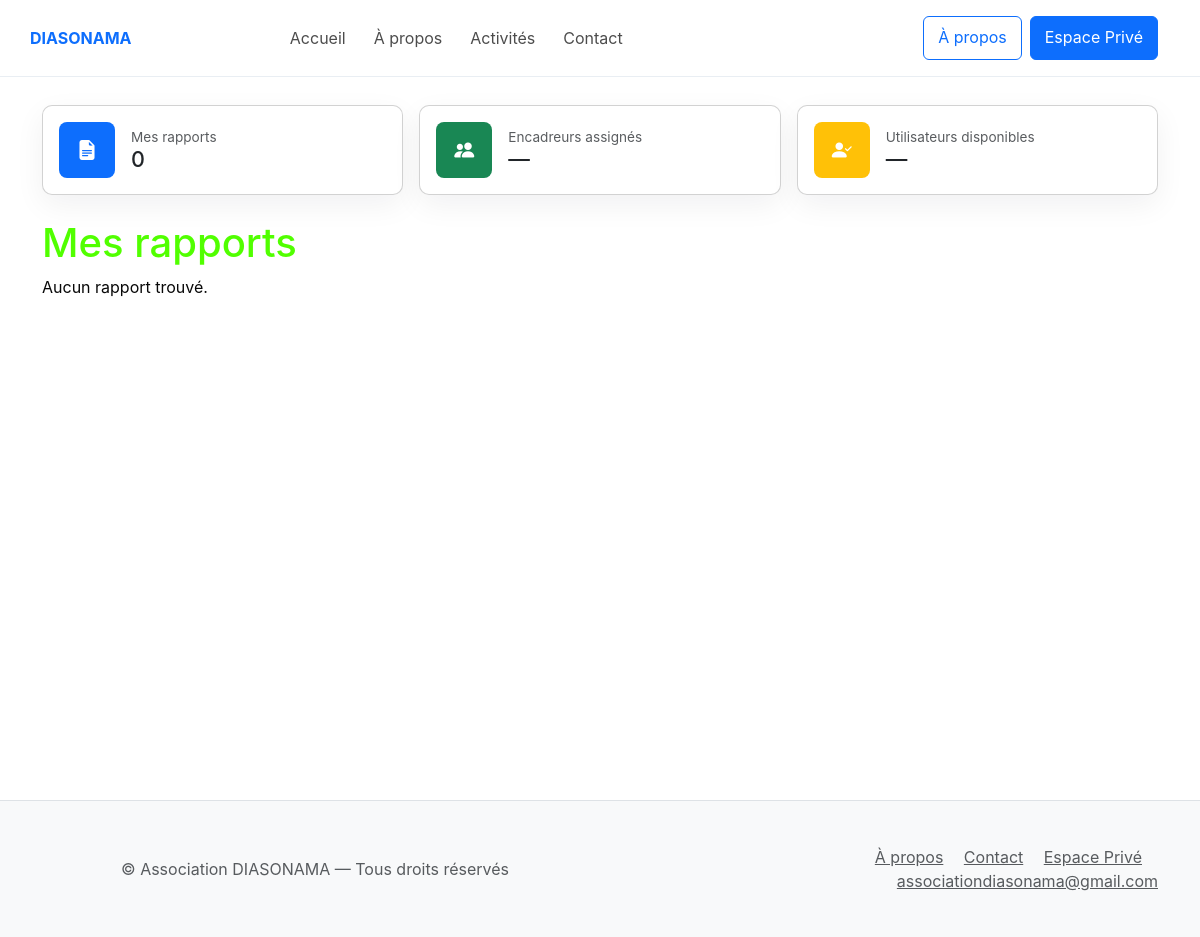
/reports/my/ (signed in), run on an earlier commit of the app's database.
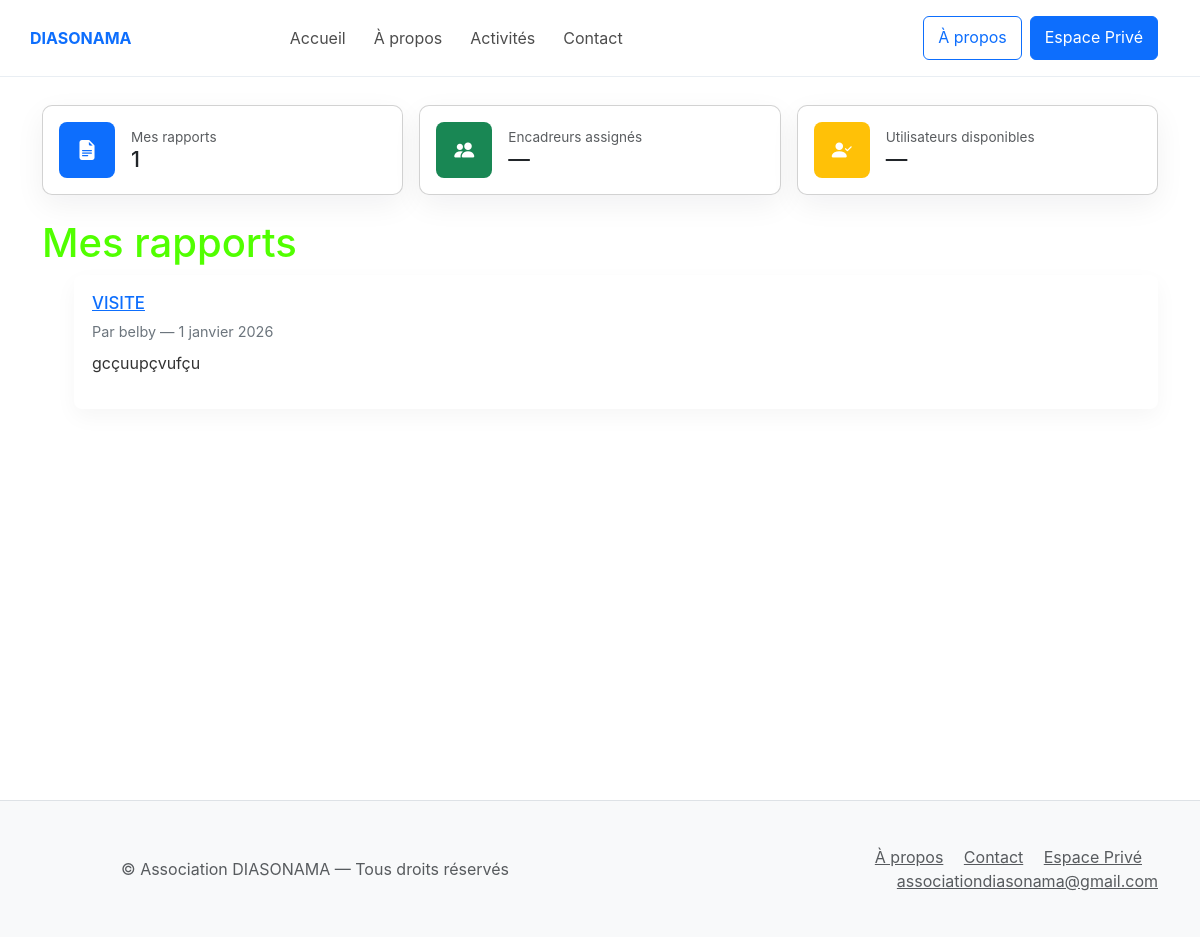
And on a later commit of the database.
### reports/models.py (models this page shows, shortened)
class Report(models.Model):
    STATUS_CHOICES = [
        ('draft', 'Brouillon'),
        ('submitted', 'Soumis'),
        ('validated', 'Validé'),
    ]
    author = models.ForeignKey(settings.AUTH_USER_MODEL, on_delete=models.CASCADE, related_name='reports')
    supervisor = models.ForeignKey(settings.AUTH_USER_MODEL, on_delete=models.SET_NULL, null=True, blank=True, related_name='supervised_reports')
    date = models.DateField()
    activity = models.ForeignKey('activities.Activity', on_delete=models.SET_NULL, null=True, blank=True)
    text = models.TextField(blank=True)
    status = models.CharField(max_length=20, choices=STATUS_CHOICES, default='draft')
    created_at = models.DateTimeField(auto_now_add=True)
    class Meta:
        ordering = ('-date',)

### activities/models.py (models this page shows, shortened)
class Activity(models.Model):
    title = models.CharField(max_length=255)
    description = models.TextField(blank=True)
    start_date = models.DateField(null=True, blank=True)
    end_date = models.DateField(null=True, blank=True)
    published = models.BooleanField(default=False)
    created_by = models.ForeignKey(settings.AUTH_USER_MODEL, on_delete=models.SET_NULL, null=True, related_name='activities')
    created_at = models.DateTimeField(auto_now_add=True)

### reports/views.py (the view)
# urls.py: path('my/', views.MyReportsListView.as_view(), name='reports_my'),
class MyReportsListView(LoginRequiredMixin, ListView):
    model = Report
    template_name = 'reports/my_reports.html'
    context_object_name = 'reports'
    paginate_by = 20
    def get_queryset(self):
        user = self.request.user
        qs = Report.objects.none()
        if user.groups.filter(name='superviseur').exists() or user.is_superuser:
            enc_ids = EncadreurAssignment.objects.filter(supervisor=user).values_list('encadreur_id', flat=True)
            qs = Report.objects.filter(models.Q(author=user) | models.Q(author__id__in=list(enc_ids))).order_by('-date')
        else:
            qs = Report.objects.filter(author=user).order_by('-date')
        return qs

### templates/reports/my_reports.html (shortened to what this page needs)
{% extends 'base.html' %}
{% load static %}
{% block content %}
  <div class="container">
    <div class="overview-cards mb-4">
      <div class="row g-3">
        <div class="col-md-4">
          <a href="{% url 'reports_my' %}" class="overview-card text-decoration-none d-block">
            <div class="card p-3">
              <div class="d-flex align-items-center gap-3">
                <div class="ov-icon bg-primary text-white rounded-3 p-2"><i class="bi bi-file-earmark-text-fill"></i></div>
                <div>
                  <div class="small text-muted">Mes rapports</div>
                  <div class="h5 mb-0">{% if reports_count %}{{ reports_count }}{% elif reports %}{{ reports|length }}{% else %}0{% endif %}</div>
                </div>
              </div>
            </div>
          </a>
        </div>
        <div class="col-md-4">
          <a href="#" class="overview-card text-decoration-none d-block">
            <div class="card p-3">
              <div class="d-flex align-items-center gap-3">
                <div class="ov-icon bg-success text-white rounded-3 p-2"><i class="bi bi-people-fill"></i></div>
                <div>
                  <div class="small text-muted">Encadreurs assignés</div>
                  <div class="h5 mb-0">{% if supervisors_count %}{{ supervisors_count }}{% elif supervisors %}{{ supervisors|length }}{% else %}—{% endif %}</div>
                </div>
              </div>
            </div>
          </a>
        </div>
        <div class="col-md-4">
          <a href="#" class="overview-card text-decoration-none d-block">
            <div class="card p-3">
              <div class="d-flex align-items-center gap-3">
                <div class="ov-icon bg-warning text-white rounded-3 p-2"><i class="bi bi-person-check-fill"></i></div>
                <div>
                  <div class="small text-muted">Utilisateurs disponibles</div>
                  <div class="h5 mb-0">{% if users_count %}{{ users_count }}{% elif users %}{{ users|length }}{% else %}—{% endif %}</div>
                </div>
              </div>
            </div>
          </a>
        </div>
      </div>
    </div>
    <h1>Mes rapports</h1>
    {% if reports %}
      <ul class="activities-grid">
        {% for r in reports %}
          <li class="activity-card">
            <h3><a href="{% url 'reports_detail' r.pk %}">{% if r.activity %}{{ r.activity.title }}{% else %}—{% endif %}</a></h3>
            <div class="meta">Par {{ r.author.get_full_name|default:r.author.username }} — {{ r.date }}</div>
            <p class="desc">{{ r.text|truncatechars:180 }}</p>
          </li>
        {% endfor %}
      </ul>
    {% else %}
      <p>Aucun rapport trouvé.</p>
    {% endif %}
  </div>
{% endblock %}

### templates/base.html (shortened to what this page needs)
<!doctype html>
<html lang="fr">
  {% load static %}
  <head>
    <link href="https://cdn.jsdelivr.net/npm/bootstrap@5.3.2/dist/css/bootstrap.min.css" rel="stylesheet">
    <link href="https://cdn.jsdelivr.net/npm/bootstrap-icons@1.11.3/font/bootstrap-icons.css" rel="stylesheet">
    <link rel="stylesheet" href="{% static 'css/styles.css' %}">
  </head>
  <body>
    <div class="site-wrapper">
      <header class="site-header">
        <div class="container header-inner">
          <div class="brand">
            <a href="/">DIASONAMA</a>
          </div>
          {% block nav %}
          <nav class="navbar navbar-expand-lg navbar-light w-100" aria-label="Main navigation">
            <div class="collapse navbar-collapse" id="mainNav">
              <ul class="navbar-nav mx-auto mb-2 mb-lg-0">
                <li class="nav-item"><a class="nav-link" href="/">Accueil</a></li>
                <li class="nav-item"><a class="nav-link" href="/about/">À propos</a></li>
                <li class="nav-item"><a class="nav-link" href="/activities/">Activités</a></li>
                <li class="nav-item"><a class="nav-link" href="/contact/">Contact</a></li>
              </ul>
              <div class="d-flex align-items-center ms-auto">
                <a class="btn btn-outline-primary me-2 d-none d-lg-inline" href="/about/">À propos</a>
                <a class="btn btn-primary" href="/private/">Espace Privé</a>
              </div>
            </div>
          </nav>
          {% endblock %}
        </div>
      </header>
      <main class="site-main">
        {% block content %}{% endblock %}
      </main>
    </div>
    <footer class="site-footer bg-light border-top">
        <div class="container py-4">
          <div class="row align-items-center">
            <div class="col-md-6 text-muted">© Association DIASONAMA — Tous droits réservés</div>
            <div class="col-md-6 text-md-end">
              <a class="text-muted me-3" href="/about/">À propos</a>
              <a class="text-muted me-3" href="/contact/">Contact</a>
              <a class="text-muted me-3" href="/private/">Espace Privé</a>
              <a class="text-muted" href="mailto:associationdiasonama@gmail.com">associationdiasonama@gmail.com</a>
            </div>
          </div>
        </div>
      </footer>
  </body>
</html>

### static/css/styles.css (style rules this page uses)
html, body { margin: 0; padding: 0; height: 100%; font-family: -apple-system, BlinkMacSystemFont, "Segoe UI", Roboto, "Helvetica Neue", Arial, sans-serif; background: #ffffff; color: #080808; }
body { min-height: 100%; }
header { background: #ffffff; color: #2bff00; padding: 8px 12px; }
header nav a { color: #51ff00; text-decoration: none; margin-right: 12px; }
main { flex: 1 0 auto; width: 100%; padding: 0 16px; box-sizing: border-box; }
h1 { color: #51ff00; }
footer { text-align: center; padding: 10px 8px; color: #48ff00; font-size: 16px; background: transparent; }
:root { --color-primary: #0d6efd; --color-accent: #20c997; --muted: #6c757d; --bg: #f8fafc; }
.overview-cards .card { border-radius:10px }
.overview-card .ov-icon { width:56px;height:56px;display:flex;align-items:center;justify-content:center;font-size:20px }
.overview-card .small { font-size:0.85rem }
.overview-card .h5 { font-size:1.35rem }
.overview-card .card { transition:transform .12s ease,box-shadow .12s ease }
.site-wrapper { min-height: 100vh; display: flex; flex-direction: column; }
.site-main { flex: 1 0 auto; }
.site-footer { background: #fff; border-top: 1px solid #e9ecef; padding: 8px 12px; }
.site-main { flex: 1 0 auto; padding-bottom: 0 }
.header-inner { display: flex; align-items: center; gap: 10px; padding: 8px 0; }
.brand a { font-weight: 700; color: var(--color-primary); text-decoration: none; font-size: 1rem; }
.navbar .nav-link { padding: .45rem .6rem; }
.navbar { padding-top: 0; padding-bottom: 0; }
.btn { display: inline-block; padding: 8px 14px; border-radius: 6px; text-decoration: none; }
.btn-primary { background: var(--color-primary); color: #fff; }
.navbar-light .navbar-nav .nav-link { color:rgba(0,0,0,0.7) }
.site-header { background:#fff;border-bottom:1px solid #e9eef3 }
.site-footer { background: #fff; border-top: 1px solid #e9ecef; padding: 20px 0; }
.card { background:#fff;padding:14px;border-radius:8px;box-shadow:0 10px 30px rgba(12,20,30,0.06) }
.activities-grid { display:grid;grid-template-columns:repeat(auto-fit,minmax(260px,1fr));gap:18px }
.activity-card { background:#fff;padding:18px;border-radius:8px;box-shadow:0 8px 22px rgba(12,20,30,0.04);display:flex;flex-direction:column;gap:8px }
.activity-card h3 { margin:0;font-size:1.05rem }
.activity-card .meta { font-size:0.9rem;color:var(--muted) }
.activity-card .desc { flex:1;color:#333 }
.site-main { padding: 0 }
.site-main .container { padding-top: 28px; padding-bottom: 28px }
button.btn, .btn { min-height: 44px }

What changed in the data, as far as the page shows it:
added Report: activity "VISITE", author.get_full_name "belby", date "1 janvier 2026", text "gcçuupçvufçu"
Also different on the page:
{{ reports|length }}: (not shown) → "1"
text no longer shown: "0 Aucun rapport trouvé."
